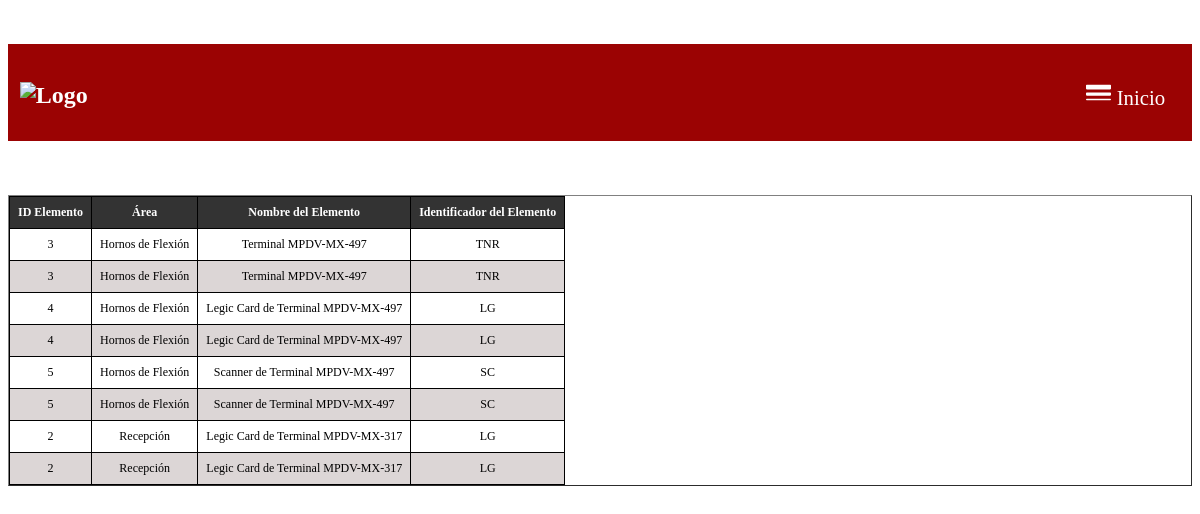
The page /historial.php on the database its author committed.
### tables this page shows
CREATE TABLE `historial_escaneos` (
  `id` int(11) NOT NULL,
  `elemento_id` int(11) NOT NULL,
  `fecha_escaneo` timestamp NOT NULL DEFAULT CURRENT_TIMESTAMP,
  `descripcion_falla` varchar(255) DEFAULT NULL,
  `NameElemento` varchar(255) NOT NULL,
  `areas` varchar(255) NOT NULL,
  `identificador_elemento` varchar(255) NOT NULL
);

### historial.php (the view, shortened to what this page needs)
<?php
$conn = connectDB();
$sql_historial = "SELECT elemento_id, NameElemento, areas, identificador_elemento, descripcion_falla FROM historial_escaneos";
$result_historial = $conn->query($sql_historial);
?>
<!DOCTYPE html>
<html lang="es">
<head>
    <link rel="stylesheet" type="text/css" href="Style_Check.css">
</head>
<body>
 <br>
 <br>
 <nav style="color: white;">
        <h2><img src="imagenes/kayser_logo2-removebg-preview (1).png" alt="Logo" width="180" height="80"></h2>
        <ul>
            <li class="main-nav__item"><a class="main-nav__link" href="menu.php" data-link-alt="">  Inicio </a>
            </li>
        </ul>
    </nav>
<br>
<br>
<br>
<center>
    <div id="historialContainer">
        <?php if ($result_historial->num_rows > 0): ?>
            <table border="1">
                <thead>
                    <tr>
                        <th>ID Elemento</th>
                        <th>Área</th>
                        <th>Nombre del Elemento</th>
                        <th>Identificador del Elemento</th>
                    </tr>
                </thead>
                <tbody>
                    <?php while ($row = $result_historial->fetch_assoc()): ?>
                        <tr>
                            <td><?php echo $row['elemento_id']; ?></td>
                            <td><?php echo $row['areas']; ?></td>
                            <td><?php echo $row['NameElemento']; ?></td>
                            <td><?php echo $row['identificador_elemento']; ?></td>
                        </tr>
                    <?php endwhile; ?>
                </tbody>
            </table>
        <?php else: ?>
            <p>No hay historial disponible.</p>
        <?php endif; ?>
    </div>
    </center>
</body>
</html>

### Style_Check.css (style rules this page uses)
nav { background-color: rgba(155, 3, 3, 1.0); display: flex; align-items: center; justify-content: space-between; padding-top: 5px; padding-left: 1%; padding-right: 1%; font-weight: bold; width: auto; left: 18%; }
ul li { display: inline-block; padding: 0px 20px; }
a { color: #ffffff; text-decoration: none; }
.main-nav__item { display: inline-block; padding: 15px; }
.main-nav__link { font-size: 1.3rem; font-weight: 300; text-decoration: none; position: relative; display: block; overflow: hidden; }
.main-nav__link::before { position: absolute; content: attr(data-link-alt); top: 100%; opacity: 0; transition: 1s; color: #fcfcfc; font-weight: bolder; }
table { border-collapse: collapse; width: 100%; max-width: 100%; overflow-x: auto; display: block; }
thead { background-color: #333; font-size: 18px; color: white; }
th { padding: 8px; text-align: center; font-size: 12px; }
th, td { border: 1px solid black; padding: 8px; text-align: center; font-size: 12px; }
tr:nth-child(even) { background-color: #dcd6d6; color: black; }
th { font-weight: bold; }

### rows shown on the page
historial_escaneos: elemento "3", areas "Hornos de Flexión", NameElemento "Terminal MPDV-MX-497", identificador_elemento "TNR"
historial_escaneos: elemento "3", areas "Hornos de Flexión", NameElemento "Terminal MPDV-MX-497", identificador_elemento "TNR"
historial_escaneos: elemento "4", areas "Hornos de Flexión", NameElemento "Legic Card de Terminal MPDV-MX-497", identificador_elemento "LG"
historial_escaneos: elemento "4", areas "Hornos de Flexión", NameElemento "Legic Card de Terminal MPDV-MX-497", identificador_elemento "LG"
historial_escaneos: elemento "5", areas "Hornos de Flexión", NameElemento "Scanner de Terminal MPDV-MX-497", identificador_elemento "SC"
historial_escaneos: elemento "5", areas "Hornos de Flexión", NameElemento "Scanner de Terminal MPDV-MX-497", identificador_elemento "SC"
historial_escaneos: elemento "2", areas "Recepción", NameElemento "Legic Card de Terminal MPDV-MX-317", identificador_elemento "LG"
historial_escaneos: elemento "2", areas "Recepción", NameElemento "Legic Card de Terminal MPDV-MX-317", identificador_elemento "LG"
